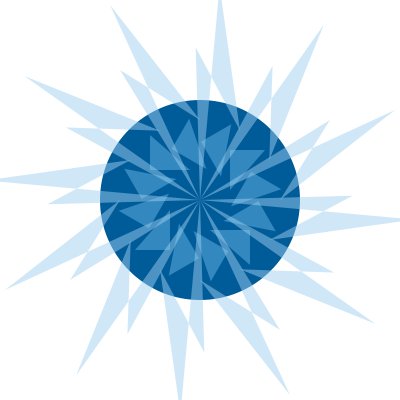
Frame 1 (no input)
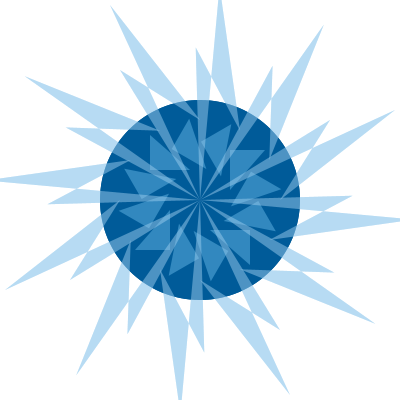
Frame 2 (the mouse pressed at the canvas centre, redrawn once)

The Processing sketch that drew these frames (run headless with seeded random() and noise(); the mouse was pressed at the canvas centre and the sketch redrawn once):

// Processing sketch: processing_85605
// ── processing_85605.pde

void setup()
{
  size(400,400);
  background(255);
}

void draw()
{
  noStroke();
  fill(0,91,153);
  ellipse(200,200,200,200);
  
  fill(102,183,230,125);
  translate(width/2, height/2);
for (int i=0;i<360;i+=30){
rotate(radians(30));
quad(10, 30, 50, 65, 50, 40, 50, 30);}
  
    fill(157,207,239,125);
for (int i=0;i<360;i+=30){
rotate(radians(30));
quad(0, 0, 90, 195, 0, 80, 80, 130);}

  noLoop();
}
